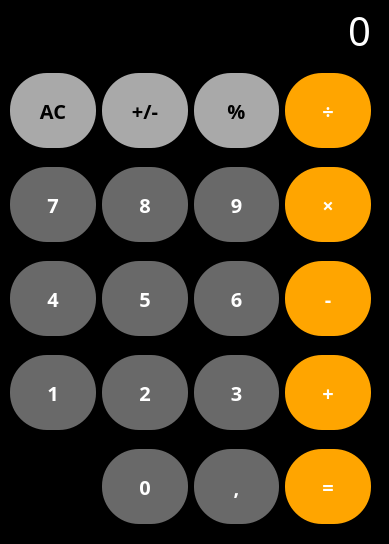
<?xml version="1.0" encoding="UTF-8"?>
<ui version="4.0">
 <class>Form</class>
 <widget class="QWidget" name="Form">
  <property name="geometry">
   <rect>
    <x>0</x>
    <y>0</y>
    <width>389</width>
    <height>544</height>
   </rect>
  </property>
  <property name="windowTitle">
   <string>Calculator</string>
  </property>
  <property name="styleSheet">
   <string notr="true">QWidget {
  background-color: black
}</string>
  </property>
  <widget class="QWidget" name="gridLayoutWidget">
   <property name="geometry">
    <rect>
     <x>10</x>
     <y>60</y>
     <width>361</width>
     <height>482</height>
    </rect>
   </property>
   <layout class="QGridLayout" name="gridLayout">
    <item row="3" column="3">
     <widget class="QPushButton" name="button_add">
      <property name="font">
       <font>
        <family>SF UI Display</family>
        <pointsize>15</pointsize>
        <weight>75</weight>
        <bold>true</bold>
       </font>
      </property>
      <property name="styleSheet">
       <string notr="true">QPushButton {
  color: white;
  background-color: #FFA500;
  border: none;
  border-radius: 37px;
  height: 75px;
  width: 75px;
}

QPushButton:hover {
  background-color: #DD8000;
}

QPushButton:pressed {
  background-color: #BB5E00;
}</string>
      </property>
      <property name="text">
       <string>+</string>
      </property>
     </widget>
    </item>
    <item row="0" column="1">
     <widget class="QPushButton" name="button_neg">
      <property name="font">
       <font>
        <family>SF UI Display</family>
        <pointsize>15</pointsize>
        <weight>75</weight>
        <bold>true</bold>
       </font>
      </property>
      <property name="styleSheet">
       <string notr="true">QPushButton {
  background-color: #a9a9a9;
  border: none;
  border-radius: 37px;
  height: 75px;
  width: 75px;
}

QPushButton:hover {
  background-color: #696969;
}

QPushButton:pressed {
  background-color: #555555;
}</string>
      </property>
      <property name="text">
       <string>+/-</string>
      </property>
     </widget>
    </item>
    <item row="3" column="0">
     <widget class="QPushButton" name="button_1">
      <property name="font">
       <font>
        <family>SF UI Display</family>
        <pointsize>15</pointsize>
        <weight>75</weight>
        <bold>true</bold>
       </font>
      </property>
      <property name="styleSheet">
       <string notr="true">QPushButton {
  color: white;
  background-color: #696969;
  border: none;
  border-radius: 37px;
  height: 75px;
  width: 75px;
}

QPushButton:hover {
  background-color: #555555;
}

QPushButton:pressed {
  background-color: #454545;
}</string>
      </property>
      <property name="text">
       <string>1</string>
      </property>
     </widget>
    </item>
    <item row="1" column="1">
     <widget class="QPushButton" name="button_8">
      <property name="font">
       <font>
        <family>SF UI Display</family>
        <pointsize>15</pointsize>
        <weight>75</weight>
        <bold>true</bold>
       </font>
      </property>
      <property name="styleSheet">
       <string notr="true">QPushButton {
  color: white;
  background-color: #696969;
  border: none;
  border-radius: 37px;
  height: 75px;
  width: 75px;
}

QPushButton:hover {
  background-color: #555555;
}

QPushButton:pressed {
  background-color: #454545;
}</string>
      </property>
      <property name="text">
       <string>8</string>
      </property>
     </widget>
    </item>
    <item row="2" column="3">
     <widget class="QPushButton" name="button_sub">
      <property name="font">
       <font>
        <family>SF UI Display</family>
        <pointsize>15</pointsize>
        <weight>75</weight>
        <bold>true</bold>
       </font>
      </property>
      <property name="styleSheet">
       <string notr="true">QPushButton {
  color: white;
  background-color: #FFA500;
  border: none;
  border-radius: 37px;
  height: 75px;
  width: 75px;
}

QPushButton:hover {
  background-color: #DD8000;
}

QPushButton:pressed {
  background-color: #BB5E00;
}</string>
      </property>
      <property name="text">
       <string>-</string>
      </property>
     </widget>
    </item>
    <item row="0" column="2">
     <widget class="QPushButton" name="button_per">
      <property name="font">
       <font>
        <family>SF UI Display</family>
        <pointsize>15</pointsize>
        <weight>75</weight>
        <bold>true</bold>
       </font>
      </property>
      <property name="styleSheet">
       <string notr="true">QPushButton {
  background-color: #a9a9a9;
  border: none;
  border-radius: 37px;
  height: 75px;
  width: 75px;
}

QPushButton:hover {
  background-color: #696969;
}

QPushButton:pressed {
  background-color: #555555;
}</string>
      </property>
      <property name="text">
       <string>%</string>
      </property>
     </widget>
    </item>
    <item row="2" column="2">
     <widget class="QPushButton" name="button_6">
      <property name="font">
       <font>
        <family>SF UI Display</family>
        <pointsize>15</pointsize>
        <weight>75</weight>
        <bold>true</bold>
       </font>
      </property>
      <property name="styleSheet">
       <string notr="true">QPushButton {
  color: white;
  background-color: #696969;
  border: none;
  border-radius: 37px;
  height: 75px;
  width: 75px;
}

QPushButton:hover {
  background-color: #555555;
}

QPushButton:pressed {
  background-color: #454545;
}</string>
      </property>
      <property name="text">
       <string>6</string>
      </property>
     </widget>
    </item>
    <item row="1" column="2">
     <widget class="QPushButton" name="button_9">
      <property name="font">
       <font>
        <family>SF UI Display</family>
        <pointsize>15</pointsize>
        <weight>75</weight>
        <bold>true</bold>
       </font>
      </property>
      <property name="styleSheet">
       <string notr="true">QPushButton {
  color: white;
  background-color: #696969;
  border: none;
  border-radius: 37px;
  height: 75px;
  width: 75px;
}

QPushButton:hover {
  background-color: #555555;
}

QPushButton:pressed {
  background-color: #454545;
}</string>
      </property>
      <property name="text">
       <string>9</string>
      </property>
     </widget>
    </item>
    <item row="3" column="2">
     <widget class="QPushButton" name="button_3">
      <property name="font">
       <font>
        <family>SF UI Display</family>
        <pointsize>15</pointsize>
        <weight>75</weight>
        <bold>true</bold>
       </font>
      </property>
      <property name="styleSheet">
       <string notr="true">QPushButton {
  color: white;
  background-color: #696969;
  border: none;
  border-radius: 37px;
  height: 75px;
  width: 75px;
}

QPushButton:hover {
  background-color: #555555;
}

QPushButton:pressed {
  background-color: #454545;
}</string>
      </property>
      <property name="text">
       <string>3</string>
      </property>
     </widget>
    </item>
    <item row="2" column="0">
     <widget class="QPushButton" name="button_4">
      <property name="font">
       <font>
        <family>SF UI Display</family>
        <pointsize>15</pointsize>
        <weight>75</weight>
        <bold>true</bold>
       </font>
      </property>
      <property name="styleSheet">
       <string notr="true">QPushButton {
  color: white;
  background-color: #696969;
  border: none;
  border-radius: 37px;
  height: 75px;
  width: 75px;
}

QPushButton:hover {
  background-color: #555555;
}

QPushButton:pressed {
  background-color: #454545;
}</string>
      </property>
      <property name="text">
       <string>4</string>
      </property>
     </widget>
    </item>
    <item row="4" column="2">
     <widget class="QPushButton" name="button_comma">
      <property name="font">
       <font>
        <family>SF UI Display</family>
        <pointsize>15</pointsize>
        <weight>75</weight>
        <bold>true</bold>
       </font>
      </property>
      <property name="styleSheet">
       <string notr="true">QPushButton {
  color: white;
  background-color: #696969;
  border: none;
  border-radius: 37px;
  height: 75px;
  width: 75px;
}

QPushButton:hover {
  background-color: #555555;
}

QPushButton:pressed {
  background-color: #454545;
}</string>
      </property>
      <property name="text">
       <string>,</string>
      </property>
     </widget>
    </item>
    <item row="1" column="3">
     <widget class="QPushButton" name="button_multi">
      <property name="font">
       <font>
        <family>SF UI Display</family>
        <pointsize>15</pointsize>
        <weight>75</weight>
        <bold>true</bold>
       </font>
      </property>
      <property name="styleSheet">
       <string notr="true">QPushButton {
  color: white;
  background-color: #FFA500;
  border: none;
  border-radius: 37px;
  height: 75px;
  width: 75px;
}

QPushButton:hover {
  background-color: #DD8000;
}

QPushButton:pressed {
  background-color: #BB5E00;
}</string>
      </property>
      <property name="text">
       <string>×</string>
      </property>
     </widget>
    </item>
    <item row="0" column="0">
     <widget class="QPushButton" name="button_clear">
      <property name="font">
       <font>
        <family>SF UI Display</family>
        <pointsize>15</pointsize>
        <weight>75</weight>
        <bold>true</bold>
       </font>
      </property>
      <property name="styleSheet">
       <string notr="true">QPushButton {
  background-color: #a9a9a9;
  border: none;
  border-radius: 37px;
  height: 75px;
  width: 75px;
}

QPushButton:hover {
  background-color: #696969;
}

QPushButton:pressed {
  background-color: #555555;
}</string>
      </property>
      <property name="text">
       <string>AC</string>
      </property>
     </widget>
    </item>
    <item row="4" column="3">
     <widget class="QPushButton" name="button_equal">
      <property name="font">
       <font>
        <family>SF UI Display</family>
        <pointsize>15</pointsize>
        <weight>75</weight>
        <bold>true</bold>
       </font>
      </property>
      <property name="styleSheet">
       <string notr="true">QPushButton {
  color: white;
  background-color: #FFA500;
  border: none;
  border-radius: 37px;
  height: 75px;
  width: 75px;
}

QPushButton:hover {
  background-color: #DD8000;
}

QPushButton:pressed {
  background-color: #BB5E00;
}</string>
      </property>
      <property name="text">
       <string>=</string>
      </property>
     </widget>
    </item>
    <item row="2" column="1">
     <widget class="QPushButton" name="button_5">
      <property name="font">
       <font>
        <family>SF UI Display</family>
        <pointsize>15</pointsize>
        <weight>75</weight>
        <bold>true</bold>
       </font>
      </property>
      <property name="styleSheet">
       <string notr="true">QPushButton {
  color: white;
  background-color: #696969;
  border: none;
  border-radius: 37px;
  height: 75px;
  width: 75px;
}

QPushButton:hover {
  background-color: #555555;
}

QPushButton:pressed {
  background-color: #454545;
}</string>
      </property>
      <property name="text">
       <string>5</string>
      </property>
     </widget>
    </item>
    <item row="1" column="0">
     <widget class="QPushButton" name="button_7">
      <property name="font">
       <font>
        <family>SF UI Display</family>
        <pointsize>15</pointsize>
        <weight>75</weight>
        <bold>true</bold>
       </font>
      </property>
      <property name="styleSheet">
       <string notr="true">QPushButton {
  color: white;
  background-color: #696969;
  border: none;
  border-radius: 37px;
  height: 75px;
  width: 75px;
}

QPushButton:hover {
  background-color: #555555;
}

QPushButton:pressed {
  background-color: #454545;
}</string>
      </property>
      <property name="text">
       <string>7</string>
      </property>
     </widget>
    </item>
    <item row="4" column="1">
     <widget class="QPushButton" name="button_0">
      <property name="font">
       <font>
        <family>SF UI Display</family>
        <pointsize>15</pointsize>
        <weight>75</weight>
        <bold>true</bold>
       </font>
      </property>
      <property name="styleSheet">
       <string notr="true">QPushButton {
  color: white;
  background-color: #696969;
  border: none;
  border-radius: 37px;
  height: 75px;
  width: 75px;
}

QPushButton:hover {
  background-color: #555555;
}

QPushButton:pressed {
  background-color: #454545;
}</string>
      </property>
      <property name="text">
       <string>0</string>
      </property>
     </widget>
    </item>
    <item row="3" column="1">
     <widget class="QPushButton" name="button_2">
      <property name="font">
       <font>
        <family>SF UI Display</family>
        <pointsize>15</pointsize>
        <weight>75</weight>
        <bold>true</bold>
       </font>
      </property>
      <property name="styleSheet">
       <string notr="true">QPushButton {
  color: white;
  background-color: #696969;
  border: none;
  border-radius: 37px;
  height: 75px;
  width: 75px;
}

QPushButton:hover {
  background-color: #555555;
}

QPushButton:pressed {
  background-color: #454545;
}</string>
      </property>
      <property name="text">
       <string>2</string>
      </property>
     </widget>
    </item>
    <item row="0" column="3">
     <widget class="QPushButton" name="button_div">
      <property name="font">
       <font>
        <family>SF UI Display</family>
        <pointsize>15</pointsize>
        <weight>75</weight>
        <bold>true</bold>
       </font>
      </property>
      <property name="styleSheet">
       <string notr="true">QPushButton {
  color: white;
  background-color: #FFA500;
  border: none;
  border-radius: 37px;
  height: 75px;
  width: 75px;
}

QPushButton:hover {
  background-color: #DD8000;
}

QPushButton:pressed {
  background-color: #BB5E00;
}</string>
      </property>
      <property name="text">
       <string>÷</string>
      </property>
     </widget>
    </item>
   </layout>
  </widget>
  <widget class="QLabel" name="label">
   <property name="geometry">
    <rect>
     <x>10</x>
     <y>10</y>
     <width>361</width>
     <height>41</height>
    </rect>
   </property>
   <property name="font">
    <font>
     <family>SF UI Display</family>
     <pointsize>-1</pointsize>
    </font>
   </property>
   <property name="styleSheet">
    <string notr="true">QLabel {
  color: white;
  text-align: right;
  font-size: 40px;
}</string>
   </property>
   <property name="text">
    <string>0</string>
   </property>
   <property name="alignment">
    <set>Qt::AlignRight|Qt::AlignTrailing|Qt::AlignVCenter</set>
   </property>
  </widget>
 </widget>
 <resources/>
 <connections/>
</ui>
